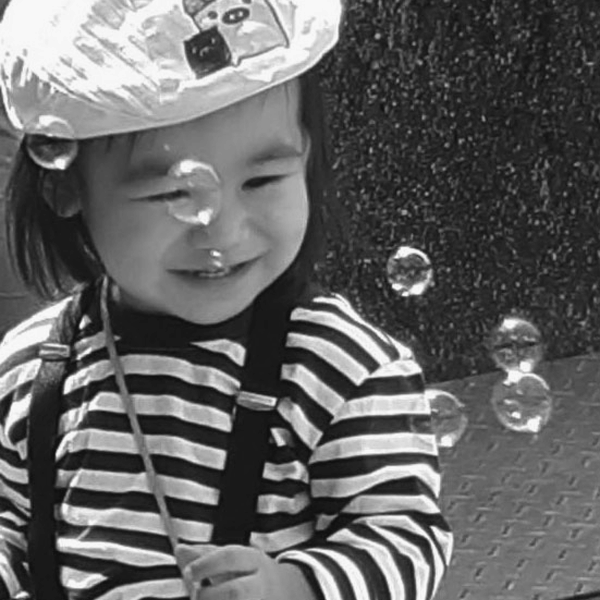
#> input picture project2/kid.tif, 600 x 600 px
$ python project2.py
#> lines starting #> are read from the running program, lines starting #| are printed output that depends on the picture
import numpy as np
import cv2
import matplotlib.pyplot as plt
from openpyxl import load_workbook
from PIL import Image
from random import randint

path1 = "kid.tif"
path2 = "fruit.tif"

def work(img_path):
#> called with img_path = 'kid.tif'
    img = cv2.imread(img_path,0)
#> img is the input picture: shape (600, 600); min 16, max 248, mean 99.4

    #Fourier magnitude spectra 600*600
    save_f = np.fft.fft2(img)
    save_F = np.fft.fftshift(save_f)
    print(save_F)
#> (printed output is left out)
    magnitude_spectrum = 20*np.log(np.abs(save_F))
    #Fourier magnitude spectra 1200*1200
    img = cv2.copyMakeBorder(img, 0, 600, 0, 600, cv2.BORDER_CONSTANT)
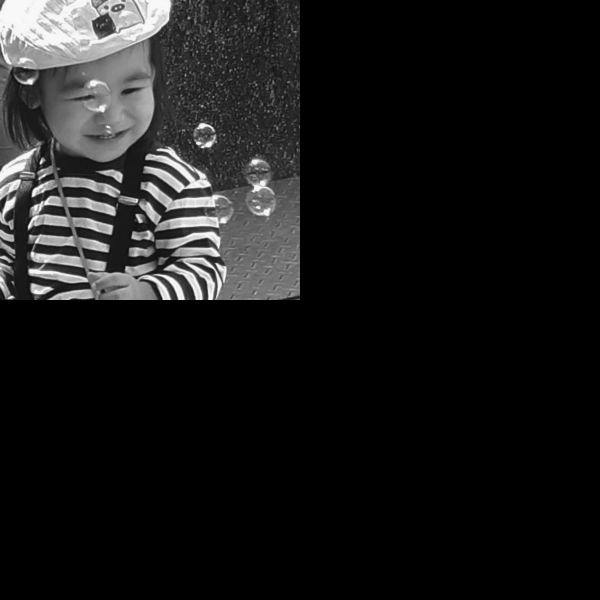
#> img: shape (1200, 1200) (shown at 1/2 size); min 0, max 248, mean 24.9
    f = np.fft.fft2(img)
    F = np.fft.fftshift(f)

    tables = []
    for i in range(0,300):
        for j in range(0,600):
            tables.append([magnitude_spectrum[i][j],i,j])
#> after the loop, tables = 180000 items
    tables = sorted(tables)

    print("SMALL to BIG 25 DFT frequencies of {}:".format(img_path[:-4]))
    for i in range(-25,0):
        print(tables[i][1:3])
#> this loop made 25 passes
#| [297, 296]
#| [298, 292]
#| [283, 300]
#| [284, 303]
#| [296, 298]
#| [296, 296]
#| [283, 302]
#| [299, 304]
#> (further printed lines are left out)


    M,N = (1200,1200)
    H = np.zeros((M,N), dtype=np.float32)
    D0 = 200
    for u in range(M):
        for v in range(N):
            D = np.sqrt((u-M/2)**2 + (v-N/2)**2)
            H[u,v] = np.exp(-D**2/(2*D0*D0))
    #through lowpass
    LG=F*H
    abs_L = np.abs(H)
    LG= np.fft.ifftshift(LG)
    lg=np.abs(np.fft.ifft2(LG))
    #through highpass
    HG=F*(1-H)
    abs_H = np.abs(1-H)
    HG= np.fft.ifftshift(HG)
    hg=np.abs(np.fft.ifft2(HG))

    plt.subplot(221),plt.imshow(img, cmap = 'gray')
    plt.title('Input Image'), plt.xticks([]), plt.yticks([])
    plt.subplot(222),plt.imshow(magnitude_spectrum , cmap = 'gray')
    plt.title('Magnitude Spectrum'), plt.xticks([]), plt.yticks([])
    plt.subplot(223),plt.title('High Pass'),plt.imshow(hg[0:600,0:600], cmap='gray'),plt.axis('off')
    plt.subplot(224),plt.title('Low pass'),plt.imshow(lg[0:600,0:600], cmap='gray'),plt.axis('off')
    # plt.subplot(223),plt.title('High Pass'),plt.imshow(abs_H, cmap='gray'),plt.axis('off')
    # plt.subplot(224),plt.title('Low pass'),plt.imshow(abs_L, cmap='gray'),plt.axis('off')
    plt.axis('off')
    plt.show()

    output_magnitude_spectrum=Image.fromarray(magnitude_spectrum)
    output_magnitude_spectrum=output_magnitude_spectrum.convert('RGB')
#> output_magnitude_spectrum: PIL image 600x600 RGB
    output_magnitude_spectrum.save("img/{}_magnitude_spectrum.png".format(img_path[:-4]),dpi=(150,150))

    output_abs_H = Image.fromarray(abs_H*255)
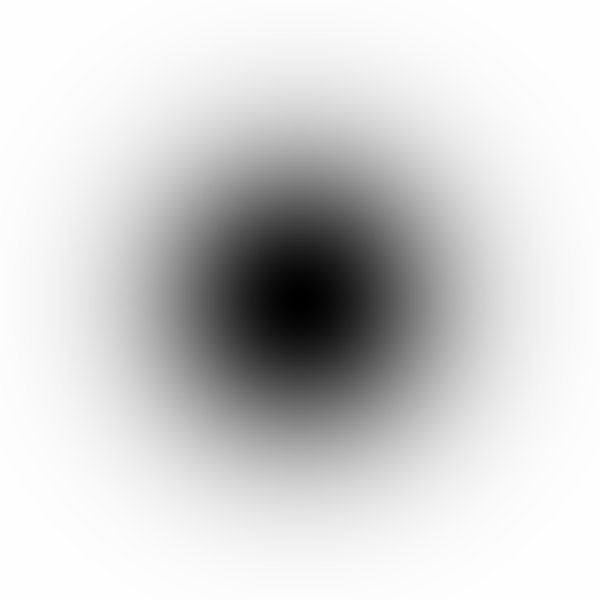
#> output_abs_H: PIL image 1200x1200 F (shown at 1/2 size); min 0, max 255, mean 210.7
    output_abs_H = output_abs_H.convert('RGB')
#> output_abs_H: PIL image 1200x1200 RGB
    output_abs_H.save("img/output_abs_H.png",dpi=(150,150))

    output_abs_L = Image.fromarray(abs_L*255)
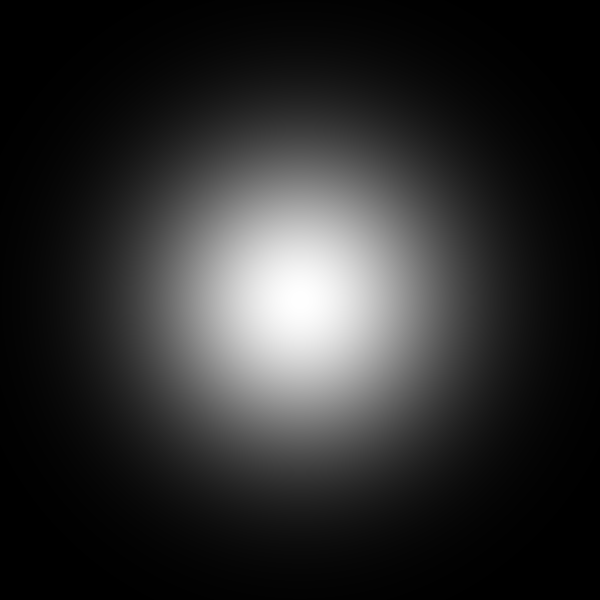
#> output_abs_L: PIL image 1200x1200 F (shown at 1/2 size); min 0.0315, max 255, mean 44.3
    output_abs_L = output_abs_L.convert('RGB')
#> output_abs_L: PIL image 1200x1200 RGB
    output_abs_L.save("img/output_abs_L.png",dpi=(150,150))

    output_abs_H_img = Image.fromarray(hg[0:600,0:600])
    output_abs_H_img = output_abs_H_img.convert('RGB')
#> output_abs_H_img: PIL image 600x600 RGB
    output_abs_H_img.save("img/{}_output_abs_H_img.png".format(img_path[:-4]),dpi=(150,150))

    output_abs_L_img = Image.fromarray(lg[0:600,0:600])
    output_abs_L_img = output_abs_L_img.convert('RGB')
#> output_abs_L_img: PIL image 600x600 RGB
    output_abs_L_img.save("img/{}_output_abs_L_img.png".format(img_path[:-4]),dpi=(150,150))

work(path1)
work(path2)
#> call 2 of work, with img_path = 'fruit.tif'
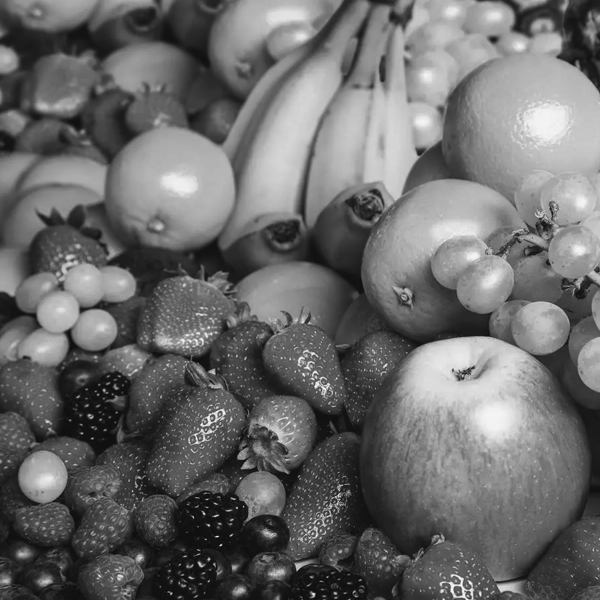
#> input picture project2/fruit.tif, 600 x 600 px
#> in work, img is the input picture: shape (600, 600); min 8, max 255, mean 106.3
#> (printed output is left out)
#> in work (call 2), `magnitude_spectrum = 20*np.log(np.abs(save_F))`:
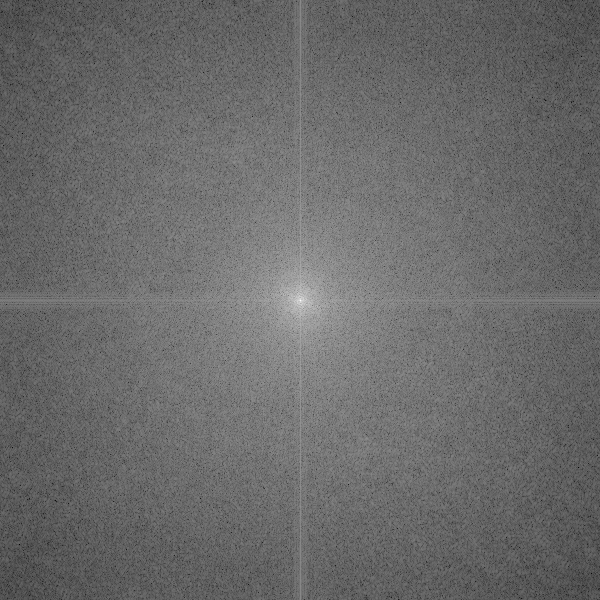
#> magnitude_spectrum: shape (600, 600) float64; min 27.48, max 349.2, mean 161.9; drawn with min black and max white
#> the loop in work (call 2), `for i in range(-25,0):` made 25 passes
#| [296, 298]
#| [298, 305]
#| [299, 297]
#| [297, 296]
#| [294, 301]
#| [296, 296]
#| [299, 296]
#| [297, 302]
#> (further printed lines are left out)
#> in work (call 2), `plt.show()`:
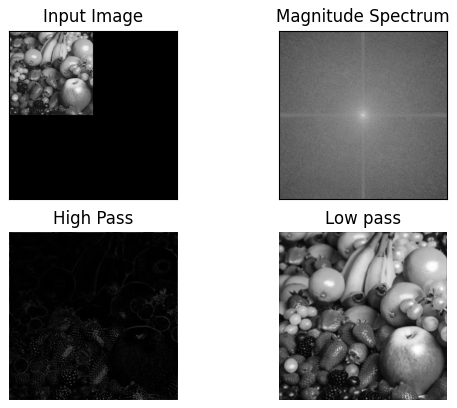
#> figure drawn by matplotlib, 4 panels
#> in work (call 2), `output_magnitude_spectrum=output_magnitude_spectrum.convert('RGB')`:
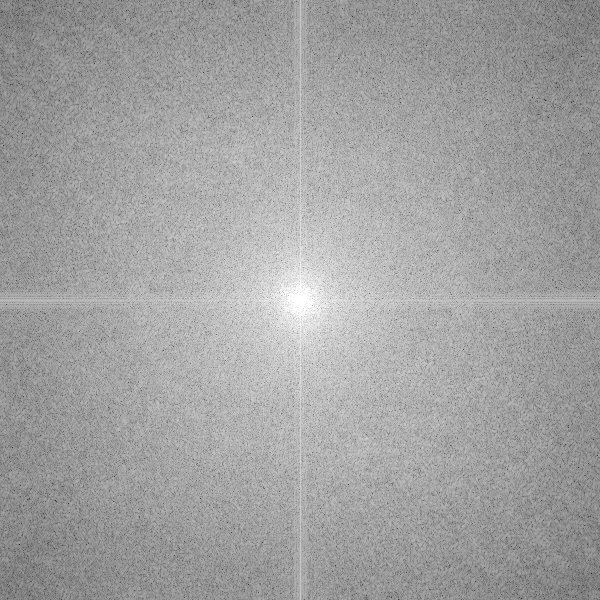
#> output_magnitude_spectrum: PIL image 600x600 RGB; min 27, max 255, mean 161.4
